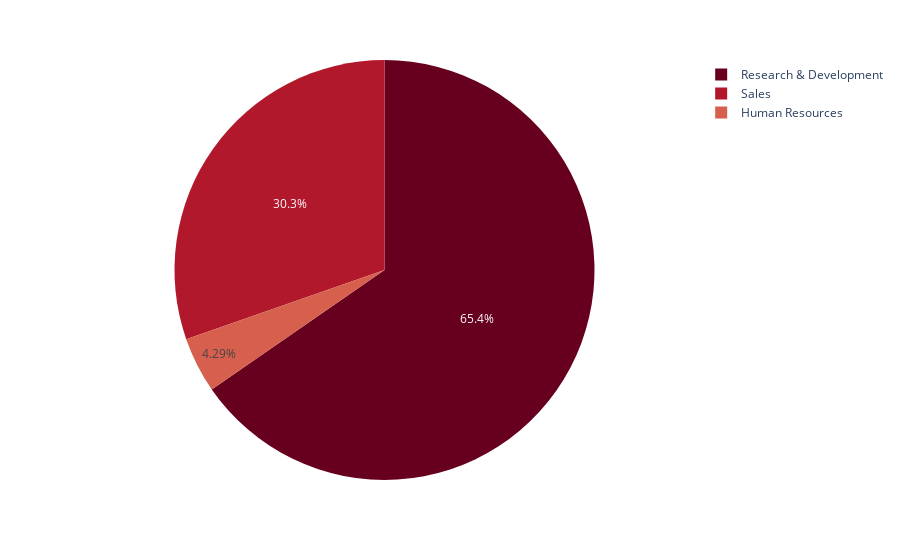

The notebook cell this image was saved under:
### Markdown cell above
From heatmap we can find out correlated features in data: lighter the cell higher the correlation between features.

### Code cell
fig = px.pie(values=df['Department'].value_counts().values, names=df['Department'].value_counts().index,
             color_discrete_sequence=px.colors.sequential.RdBu)
fig.show()

### Figure 1 — Plotly figure (JSON) as saved in the notebook; plotly's stock layout.template omitted (floating-point values rounded to 4 significant figures)
{"data": [{"domain": {"x": [0, 1], "y": [0, 1]}, "hovertemplate": "label=%{label}<br>value=%{value}<extra></extra>", "labels": ["Research & Development", "Sales", "Human Resources"], "legendgroup": "", "name": "", "showlegend": true, "type": "pie", "values": [961, 446, 63]}], "layout": {"legend": {"tracegroupgap": 0}, "margin": {"t": 60}, "piecolorway": ["rgb(103,0,31)", "rgb(178,24,43)", "rgb(214,96,77)", "rgb(244,165,130)", "rgb(253,219,199)", "rgb(247,247,247)", "rgb(209,229,240)", "rgb(146,197,222)", "rgb(67,147,195)", "rgb(33,102,172)", "rgb(5,48,97)"]}}
